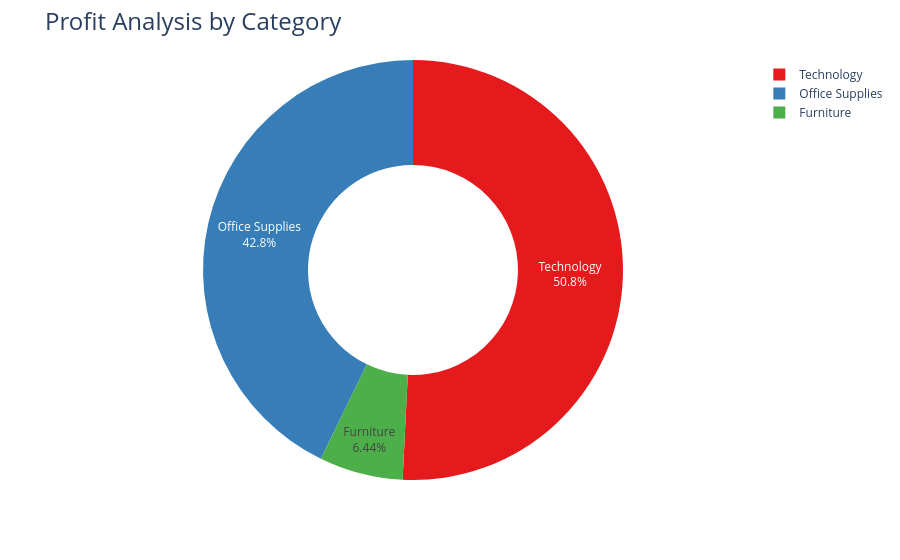

Notebook code cell kept with this figure:
### Markdown cell above
# Profit Analysis by Category

### Code cell
profit_by_category = df.groupby('Category')['Profit'].sum().reset_index()

fig = px.pie(profit_by_category, 
             values='Profit', 
             names='Category', 
             hole=0.5, 
             color_discrete_sequence=px.colors.qualitative.Set1)

fig.update_traces(textposition='inside', textinfo='percent+label')
fig.update_layout(title_text='Profit Analysis by Category', title_font=dict(size=24))

fig.show()

### Figure 1 — Plotly figure (JSON) as saved in the notebook; plotly's stock layout.template omitted (floating-point values rounded to 4 significant figures)
{"data": [{"domain": {"x": [0, 1], "y": [0, 1]}, "hole": 0.5, "hovertemplate": "Category=%{label}<br>Profit=%{value}<extra></extra>", "labels": ["Furniture", "Office Supplies", "Technology"], "legendgroup": "", "name": "", "showlegend": true, "textinfo": "percent+label", "textposition": "inside", "type": "pie", "values": [18450.0, 122500.0, 145500.0]}], "layout": {"autosize": true, "legend": {"tracegroupgap": 0}, "margin": {"t": 60}, "piecolorway": ["rgb(228,26,28)", "rgb(55,126,184)", "rgb(77,175,74)", "rgb(152,78,163)", "rgb(255,127,0)", "rgb(255,255,51)", "rgb(166,86,40)", "rgb(247,129,191)", "rgb(153,153,153)"], "title": {"font": {"size": 24}, "text": "Profit Analysis by Category"}}}
